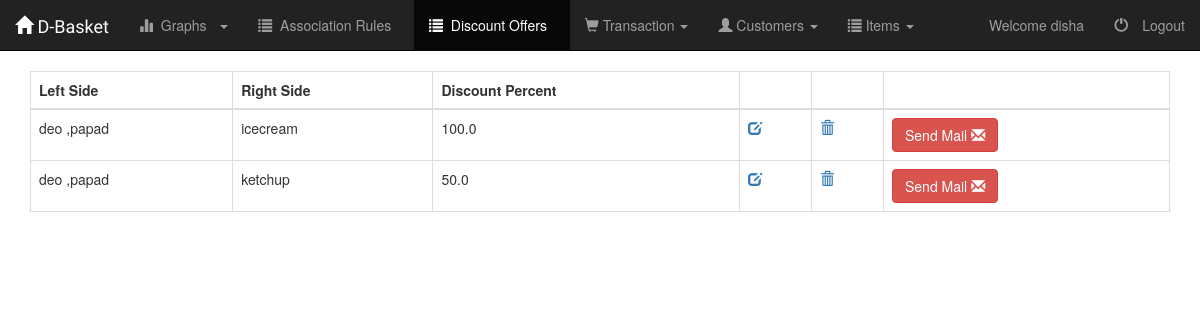
The page /emp/discount/list/ (signed in) on the database as committed earlier.
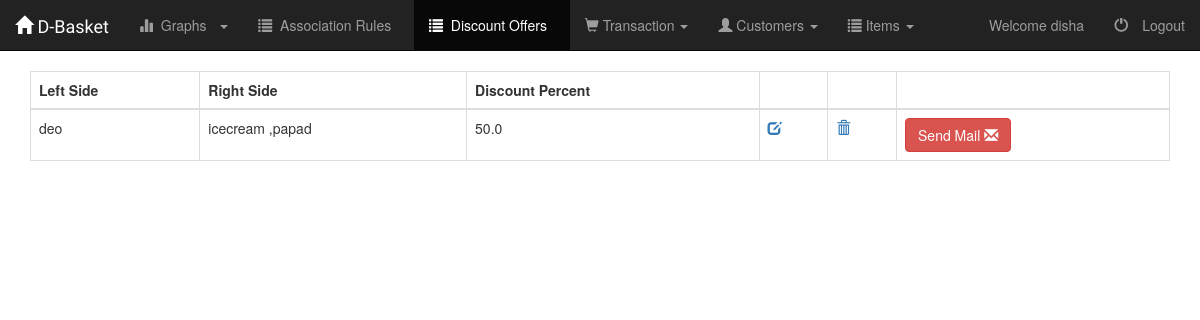
The same page on the database as committed later.
### AdminPanel/models.py (models this page shows, shortened)
class Discount(models.Model):
	left_item1 = models.ForeignKey('Item', on_delete=models.CASCADE, verbose_name = 'Left Item 1', blank=True, null=True, related_name = 'left_item1')
	left_item2 = models.ForeignKey('Item', on_delete=models.CASCADE, verbose_name = 'Left Item 2', blank=True, null=True, related_name = 'left_item2')
	right_item1 = models.ForeignKey('Item', on_delete=models.CASCADE, verbose_name = 'Right Item 1', blank=True, null=True, related_name = 'right_item1')
	right_item2 = models.ForeignKey('Item', on_delete=models.CASCADE, verbose_name = 'Right Item 2', blank=True, null=True, related_name = 'right_item2')
	discount_percent = models.FloatField()

class Item(models.Model):
	item_name = models.CharField(max_length = 50, verbose_name = 'Item Name')
	stocks = models.IntegerField()

### AdminPanel/discount_views.py (the view)
class DiscountListView(generic.ListView):
	template_name = "AdminPanel/discount_list.html"
	context_object_name = 'discount_list'
	def get_queryset(self):
		return Discount.objects.all()

### AdminPanel/templates/AdminPanel/discount_list.html (shortened to what this page needs)
{% extends "base.html" %}
{% block stylesheets %}
	<link rel="stylesheet"
	href="http://cdn.datatables.net/1.10.2/css/jquery.dataTables.min.css"></style>
	<link href="https://maxcdn.bootstrapcdn.com/bootstrap/3.3.7/css/bootstrap.min.css" rel="stylesheet">
{% endblock stylesheets %}
{% block tabs %}
	{% include "AdminPanel/tabs.html" with active_tab='discount_list' %}
{% endblock tabs %}
{% block content %}
	<div class="container">
		<table class="table table-hover table-bordered dt-responsive" id="discountTable">
			<thead>
				<tr>
					<th>Left Side</th>
					<th>Right Side</th>
					<th>Discount Percent</th>
					<th></th>
					<th></th>
					<th></th>
				</tr>
			</thead>
			<tbody>
				{% for discount in discount_list  %}
					<tr>
						<td>
							{{ discount.left_item1.item_name }}
							{% if discount.left_item2 != None  %}
									,{{discount.left_item2.item_name}}
							{% endif %}
						</td>
						<td>
							{{ discount.right_item1.item_name }}
							{% if discount.right_item2 != None  %}
									,{{discount.right_item2.item_name}}
							{% endif %}
						</td>
						<td>
							{{ discount.discount_percent }}
						</td>
						<td>
							<a href="{% url 'adminpanel:update-discount' discount.pk %}">
								<span class="glyphicon glyphicon-edit" aria-hidden="true"/>
							</a>
						</td>
						<td>
							<a href="{% url 'adminpanel:delete-discount' discount.pk %}">
								<span class="glyphicon glyphicon-trash" aria-hidden="true"/>
							</a>
						</td>
						<td>
							<form action="{% url 'adminpanel:send-discount-mail' %}" method="POST" role="form">
								<button type="submit" class="btn btn-danger">
									Send Mail
									<span class="glyphicon glyphicon-envelope"></span>
								</button>
							</form>
						</td>
					</tr>
				{% endfor %}
			</tbody>
		</table>
	</div>
{% endblock content%}

### AdminPanel/templates/base.html (shortened to what this page needs)
<!DOCTYPE html>
<html>
<head>
	<link href="https://maxcdn.bootstrapcdn.com/bootstrap/3.3.7/css/bootstrap.min.css" rel="stylesheet">
	{% load staticfiles %}
	<link rel="stylesheet" type="text/css" href="{% static "AdminPanel/style.css" %}">
	{% block stylesheets %}
	{% endblock stylesheets %}
</head>
<body>
	<nav class="navbar navbar-inverse navbar-static-top" role="navigation">
		<div class="container-fluid">
			<div class="navbar-header">
				<a class="navbar-brand fontCourgette" href="{% url 'adminpanel:home' %}">
					<span class="glyphicon glyphicon-home"></span>
					D-Basket
				</a>
			</div>
			<div class="collapse navbar-collapse navbar-ex1-collapse">
			{% if user.is_authenticated  %}
					{% block tabs %}
					{% endblock tabs %}
			{% endif %}
					<ul class="nav navbar-nav navbar-right">
						{% if user.is_authenticated  %}
							<li>
								<a>Welcome {{user.username}}</a>
							</li>
							<li><a href="/accounts/logout">
									<span class="glyphicon glyphicon-off">&nbsp;</span>Logout
								</a>
							</li>
						{% endif %}
					</ul>
				</div>
		</div>
	</nav>
	{% block content %}
	{% endblock content %}
</body>
</html>

### AdminPanel/templates/AdminPanel/tabs.html (shortened to what this page needs)
<ul class="nav navbar-nav">
	<li class="dropdown">
		<a href="#" class="dropdown-toggle" data-toggle="dropdown">
			<span class="glyphicon glyphicon-stats"></span>&nbsp;&nbsp;Graphs&nbsp;&nbsp;
			<b class="caret"></b>
		</a>
	</li>
	<li class="{% if active_tab == 'association_rules' %} active{% endif %}" >
		<a href="{% url 'adminpanel:association_rules' %}" >
			<span class="glyphicon glyphicon-list"></span>&nbsp;&nbsp;Association Rules&nbsp;&nbsp;
		</a>
	</li>
	<li class="{% if active_tab == 'discount_list' %} active{% endif %}" >
		<a href="{% url 'adminpanel:list-discounts' %}" class="" >
			<span class="glyphicon glyphicon-list"></span>&nbsp;&nbsp;Discount Offers&nbsp;&nbsp;
		</a>
	</li>
	<li class="dropdown">
		<a href="#" class="dropdown-toggle" data-toggle="dropdown">
			<span class="glyphicon glyphicon-shopping-cart"></span>
			Transaction
			<b class="caret"></b>
		</a>
	</li>
	<li class="dropdown">
		<a href="#" class="dropdown-toggle" data-toggle="dropdown">
			<span class="glyphicon glyphicon-user"></span>
			Customers
			<b class="caret"></b>
		</a>
	</li>
	<li class="dropdown">
		<a href="#" class="dropdown-toggle" data-toggle="dropdown">
			<span class="glyphicon glyphicon-list"></span>
			Items
			<b class="caret"></b>
		</a>
	</li>
</ul>

### AdminPanel/static/AdminPanel/style.css (style rules this page uses)
.fontCourgette { font-family: 'Courgette', cursive; }
.navbar { border-radius: 0px; }

Rows that differ between the two databases and show on the page:
removed Discount: left_item1.item_name "deo", left_item2.item_name "papad", right_item1.item_name "icecream", discount_percent "100.0"
removed Discount: left_item1.item_name "deo", left_item2.item_name "papad", right_item1.item_name "ketchup", discount_percent "50.0"
added Discount: left_item1.item_name "deo", right_item1.item_name "icecream", right_item2.item_name "papad", discount_percent "50.0"
